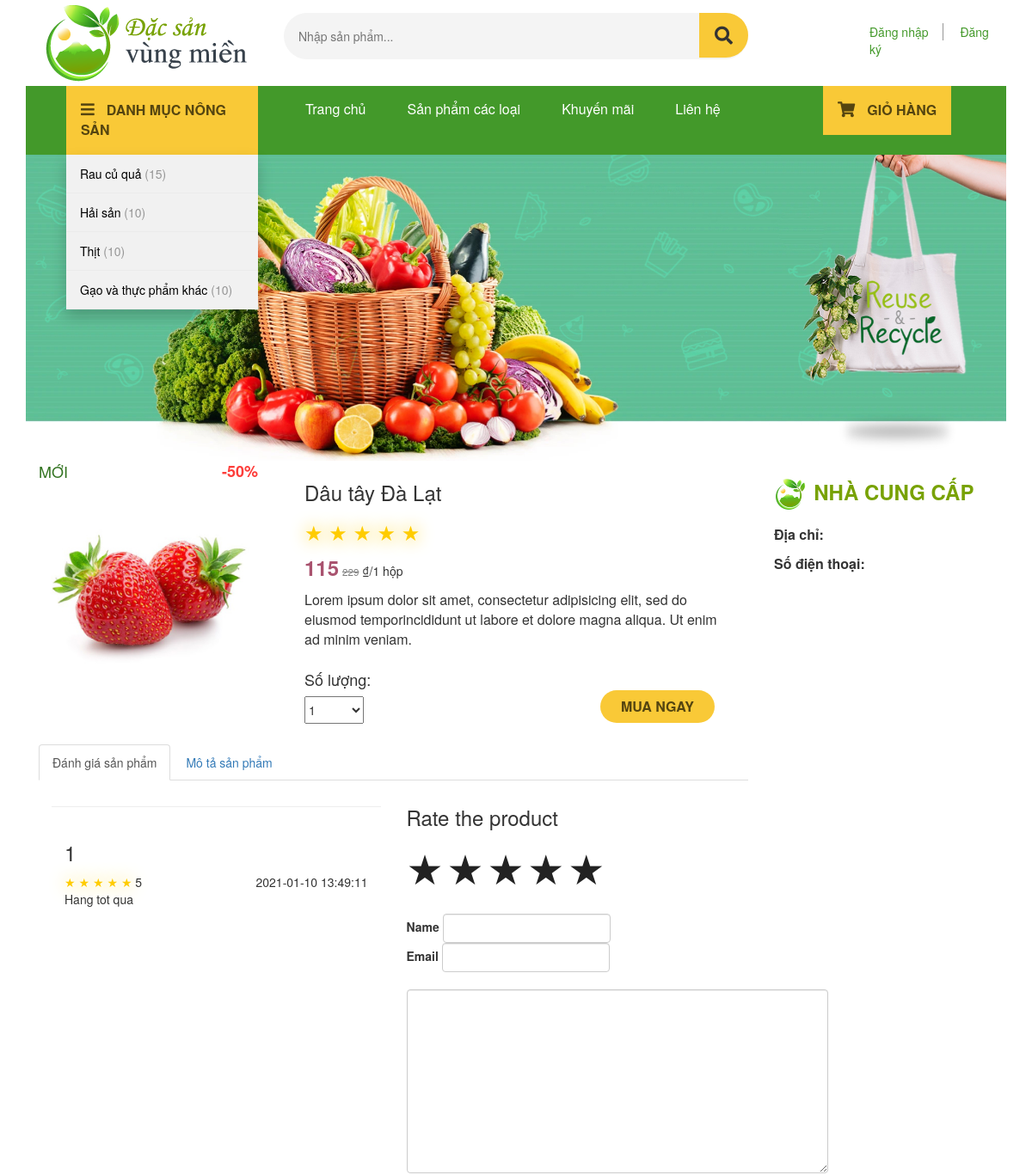
Before: /item.php?id=2&star=0 (upper part) with the older database file.
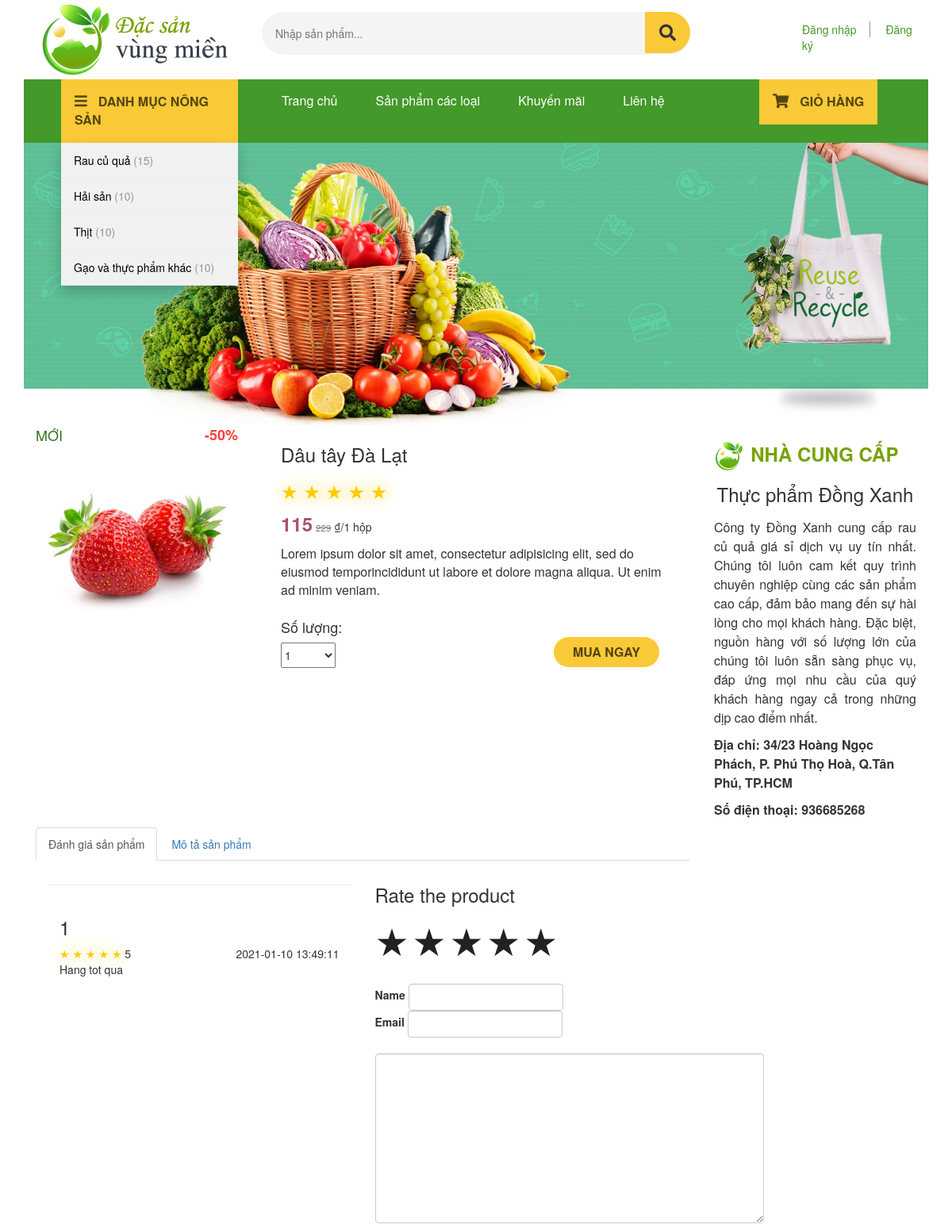
After: the same page with the newer database file.
### tables this page shows
CREATE TABLE `categories` (
  `cat_id` int(11) NOT NULL,
  `cat_title` varchar(255) NOT NULL
);

CREATE TABLE `products` (
  `product_id` int(11) NOT NULL,
  `product_title` varchar(255) NOT NULL,
  `product_category_id` int(11) NOT NULL,
  `is_product_new` tinyint(1) NOT NULL,
  `is_product_sale` tinyint(1) NOT NULL,
  `product_current_price` double NOT NULL,
  `product_original_price` double NOT NULL,
  `product_price_unit` varchar(255) NOT NULL,
  `product_description` text NOT NULL,
  `short_desc` text NOT NULL,
  `product_image` varchar(255) NOT NULL,
  `product_remain` int(11) NOT NULL
);

CREATE TABLE `rating` (
  `rating_id` int(10) NOT NULL,
  `product_id` int(11) NOT NULL,
  `user_id` int(15) NOT NULL,
  `star` int(1) NOT NULL,
  `comment` text NOT NULL,
  `datetime` datetime NOT NULL
);

CREATE TABLE `supplier` (
  `supplier_id` int(11) NOT NULL,
  `supplier_name` varchar(255) NOT NULL,
  `cat_id` int(11) NOT NULL,
  `supplier_short_desc` text NOT NULL,
  `supplier_address` varchar(255) NOT NULL,
  `supplier_phone` int(255) NOT NULL
);

### resource/functions.php (called while the page is built, shortened)
<?php
function query($sql) {
    global $connection;
    return mysqli_query($connection, $sql);
}
function escape_string($string){
    global $connection;
    return mysqli_real_escape_string($connection, $string);
}
function fetch_array($result){
    return mysqli_fetch_array($result);
}
?>

### public/item.php (the view, shortened to what the rows shown need)
<?php include(TEMPLATE_FRONT . DS . "header.php") ?>
    <?php
        $query = query("SELECT * FROM product_info WHERE product_id = " . escape_string($_GET['id']));
        $row = fetch_array($query);
        $isNew = $row['is_product_new'];
        $isSale = $row['is_product_sale'];
        $saleRate = round(100 - $row['product_current_price']/$row['product_original_price']*100);
        $productPrice = $row['product_current_price'];
        $originalPrice = $row['product_original_price'];
        $shortDesc = $row['short_desc'];
        $productRemain = $row['product_remain'];
        $unit = $row['product_price_unit'];
    ?>
<div class="row">
        <div class="col-md-3">
            <div class="img-container img-responsive">
                <div class="item-header">
                <div class="is-new" <?php if($isNew){?>style="visibility:visible; font-size:18px; font-weight:500;"<?php }?>>
                                    MỚI
                                </div>
                                <div class="sale-rate" <?php if($isSale){?>style="visibility:visible; font-size:18px; font-weight:600;"<?php }?>>
                                    -<?php echo $saleRate ?>%
                                </div>
                    </div>
                    <img class="img-responsive" src="images/<?php echo $row['product_image']; ?>" alt="">
            </div>
        </div>
    <div class="col-md-6">
        <div class="thumbnail" style="border: none;">
            <div class="caption-full" style="padding: 24px;">
                    <h3 style="margin-top: 0; margin-bottom: 0;"><?php echo $row['product_title']; ?></h3>
                <div class="ratings" style="padding-left: 0;">
                    <h3>
                    </h3>
                </div>
                <span class="current-price"><?php echo $productPrice ?></span>
                <span class="original-price"><?php echo $originalPrice ?></span> &#8363;/<?php echo $unit ?></p>
                <p style="font-size: 16px;"><?php echo $shortDesc; ?></p>
                <form action="cart.php" method="POST">
                    <div class="form-group">
                        <div class="col-md-6" style="text-align: right; margin: 32px 0 24px 0;">
                        <input type="submit" class="btn" value="MUA NGAY" style="padding: 8px 24px 8px 24px; border-radius: 24px; border: none; background-color: #f9c937;
                        font-weight: 600; color: #554510; font-size: 16px;" <?php if($productRemain <= 0){?> disabled <?php } ?> >
                        </div>
                    </div>
                </form>
            </div>
        </div>
    </div>
    <div class="col-md-3">
        <h3 style="color: #78a204; font-weight: 700;"><img src="images/logo_hinh.png" alt="" style="width:15%; margin-right: 8px;">NHÀ CUNG CẤP</h3>
        <?php
        $query = query("SELECT * FROM supplier JOIN categories ON supplier.cat_id = categories.cat_id");
        $row = fetch_array($query);
        $supplierName = $row['supplier_name'];
        $supplierShort = $row['supplier_short_desc'];
        $supplierAddress = $row['supplier_address'];
        $supplierPhone = $row['supplier_phone'];
    ?>
        <h3 style="text-align: center; margin-top: 16px;"><?php echo $supplierName ?></h3>
        <p style="font-size: 16px; line-height: 1.5em; text-align: justify; margin-top: 16px;"><?php echo $supplierShort ?></p>
        <p style="font-weight: 600; line-height: 1.5em; font-size: 16px;">Địa chỉ: <span><?php echo $supplierAddress;?></span></p>
        <p style="font-weight: 600; line-height: 1.5em; font-size: 16px;">Số điện thoại: <span><?php echo $supplierPhone;?></span></p>
    </div>
</div>
<div class="row">
    <div class="col-md-9">
    <div role="tabpanel">
<div class="tab-content">
    <div role="tabpanel" class="tab-pane active" id="profile">
        <div class="col-md-6  scroll-vertical">
        <?php
            $query = query("SELECT * FROM rating WHERE product_id = " . escape_string($_GET['id']));
            while($row = fetch_array($query)):
                $userID = $row['user_id'];
                $star = $row['star'];
                $comment = $row['comment'];
                $dateTime = $row['datetime']
        ?>
            <hr>
            <div class="row">
                <div class="col-md-12">
                    <h3><?php echo $userID ?></h3>
                    <span class="rate">
                        <i class="star1 <?php if($star>=1){?>active<?php }?>">★</i>
                        <i class="star2 <?php if($star>=2){?>active<?php }?>">★</i>
                        <i class="star3 <?php if($star>=3){?>active<?php }?>">★</i>
                        <i class="star4 <?php if($star>=4){?>active<?php }?>">★</i>
                        <i class="star5 <?php if($star>=5){?>active<?php }?>">★</i>
                    </span>
                    <?php echo $star ?>
                    <span class="pull-right"><?php echo $dateTime ?></span>
                    <p><?php echo $comment ?></p>
                </div>
            </div>
        <?php
            endwhile;
        ?>
        </div>
    </div>
</div>
</div>
    </div>
</div>
<?php include(TEMPLATE_FRONT . DS . "footer.php") ?>

### resource/templates/front/header.php (shortened to what the rows shown need)
<!DOCTYPE html>
<html lang="en">
<head>
    <link href="//maxcdn.bootstrapcdn.com/bootstrap/3.3.0/css/bootstrap.min.css"
    rel="stylesheet" id="bootstrap-css">
    <link rel="stylesheet" href="https://pro.fontawesome.com/releases/v5.10.0/css/all.css"
/>
    <link rel="stylesheet" href="css/fontawesome.min.css">
    <link href="css/shop-homepage.css" rel="stylesheet">
    <link href="css/homepage.css" rel="stylesheet">
    <link href="css/style.css" rel="stylesheet">
</head>
<body>
    <div class="container-fluid">
        <div class="container">
              <nav class="container-fluid navbar-expand-lg navbar-light">
                <div class="row">
                    <div class="col-md-3">
                        <div class="dropdown">
                            <div class="dropdown-content">
                            <?php
                                $queryString = "SELECT product_category_id, cat_title, cat_id, COUNT(product_id) AS total FROM products JOIN categories
                                ON categories.cat_id = products.product_category_id GROUP BY product_category_id ";
                                $query = query($queryString);
                                while($row = fetch_array($query)):
                                    $total = $row['total'];
                                    $categoryName = $row['cat_title'];
                                    $categoryID = $row['cat_id'];
                            ?>
                                <a href="category.php?cat=<?php echo $categoryID?>&page=1&filter=0"><?php echo $categoryName?> <span>(<?php echo $total?>)</span></a>
                                <?php endwhile ?>
                            </div>
                        </div>
                    </div>
                </div>
            </nav>

Changed rows visible on the page:
added supplier: supplier_name "Thực phẩm Đồng Xanh", supplier_short_desc "Công ty Đồng Xanh cung cấp rau củ quả giá sỉ dịch vụ uy tín nhất. Chúng tôi luôn cam kết quy trình chuyên nghiệp cùng các sản phẩm cao cấp, đảm bảo mang đến sự hài lòng cho mọi khách hàng. Đặc biệt, nguồn hàng với số lượng lớn của chúng tôi luôn sẵn sàng phục vụ, đáp ứng mọi nhu cầu của quý khách hàng ngay cả trong những dịp cao điểm nhất.", supplier_address "34/23 Hoàng Ngọc Phách, P. Phú Thọ Hoà, Q.Tân Phú, TP.HCM", supplier_phone "936685268"
